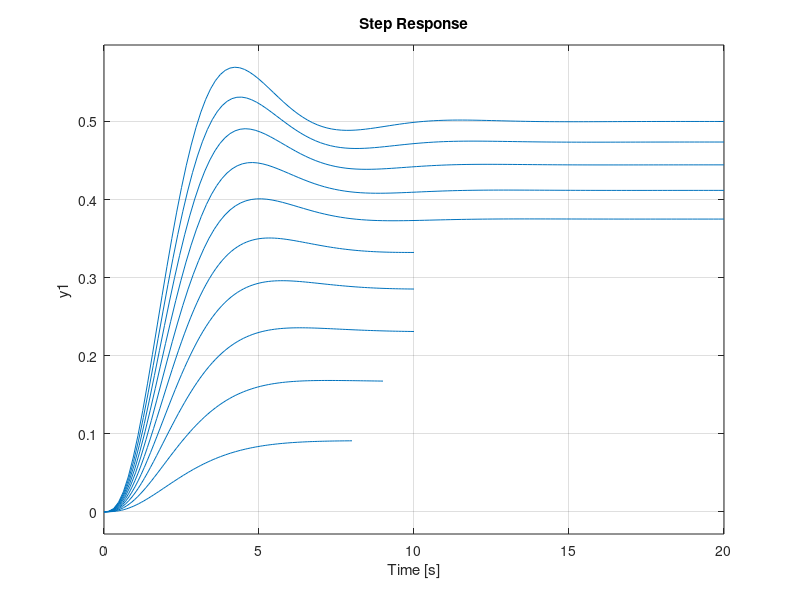

The MATLAB script that drew this image: (Note: this script raises an error after producing the figure.)
G=tf(1,[1,3,3,1]);
for Kp=[0.1:0.1:1], 
    G_c=feedback(Kp*G,1); 
    step(G_c), 
    hold on; 
end
figure; rlocus(G,[0,15]) 